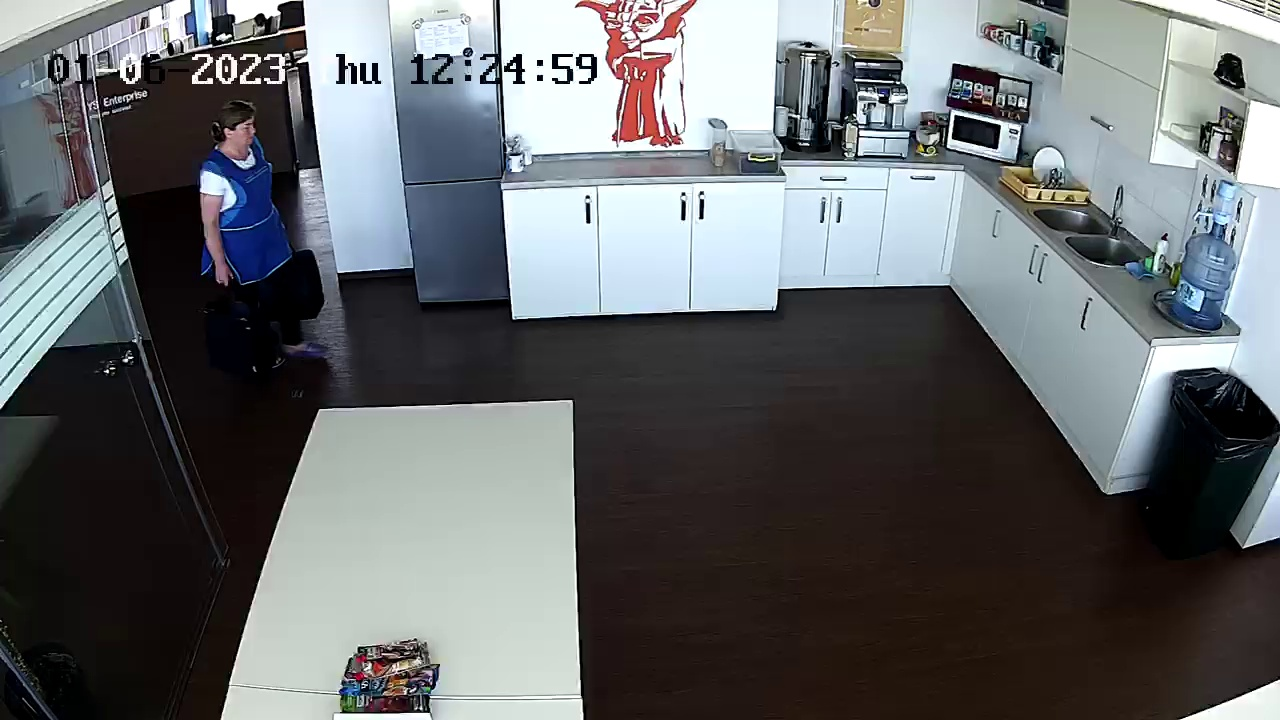
#> input picture Pictures/Source/2023-06-01 12_25_00.946235.jpg, 1280 x 720 px, found by its file name; its folder holds only this picture in this run
$ python checkphoto.py
#> lines starting #> are read from the running program, lines starting #| are printed output that depends on the picture
import os
import time
from PIL import Image

def crop_image(input_image_path, output_image_path, left, top, right, bottom):
#> called with left = 665, top = 95, right = 1044, bottom = 206
    image = Image.open(input_image_path)
#> image is the input picture: PIL image 1280x720 RGB; mean R, G, B 101.3, 104.2, 106.2
    cropped_image = image.crop((left, top, right, bottom))
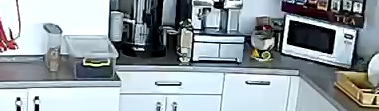
#> cropped_image: PIL image 379x111 RGB; mean R, G, B 149.3, 159.4, 164
    cropped_image.save(output_image_path)

input_path = "D:\\AI\\OpenAI\\Pictures\\Source\\"
output_path = "D:\\AI\\OpenAI\\Pictures\\Normolized\\"
left = 665
top = 95
right = 1044
bottom = 206

while True:
    image_files = [f for f in os.listdir(input_path) if f.endswith(('.jpg', '.jpeg', '.png'))]

    for image_file in image_files:
        print("Found new file:", image_file)
        input_image_path = os.path.join(input_path, image_file)
        output_image_path = os.path.join(output_path, image_file)

        crop_image(input_image_path, output_image_path, left, top, right, bottom)
        os.remove(input_image_path)

    time.sleep(5)
